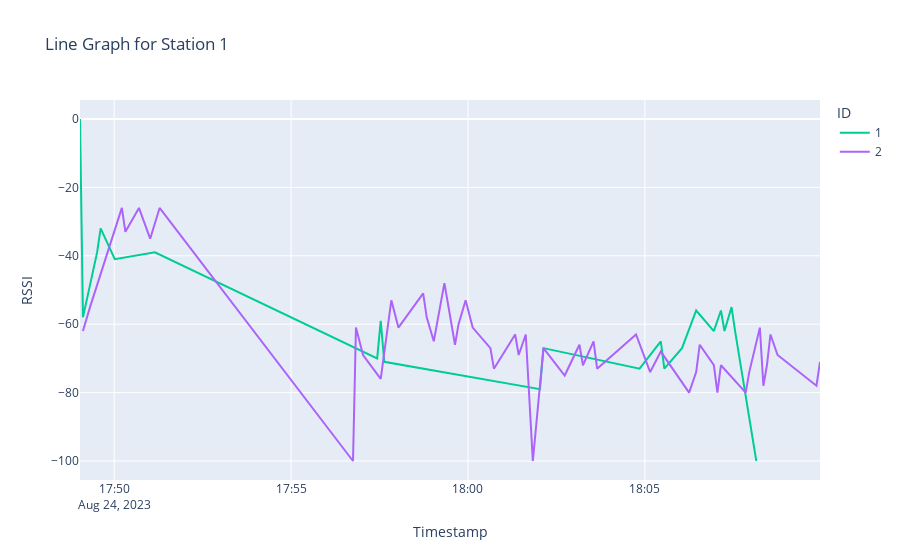
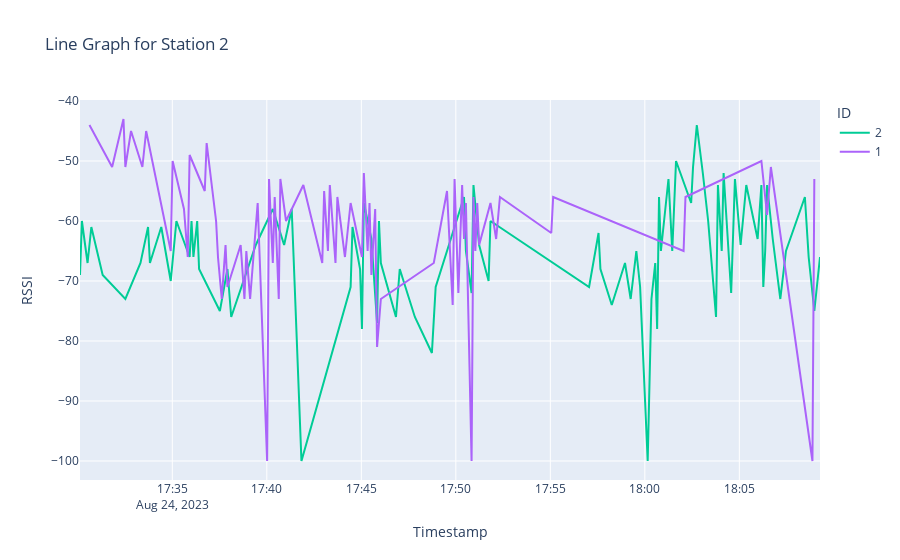
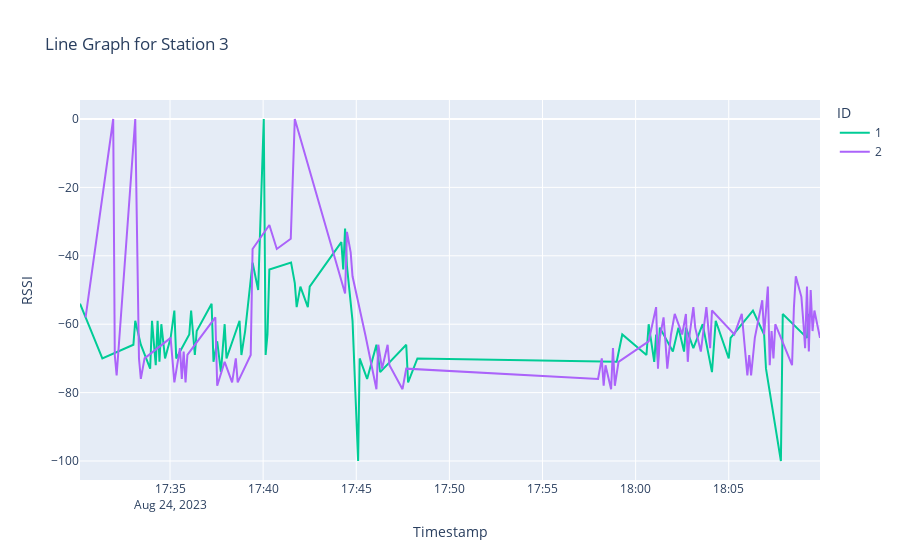

Notebook code cell kept with these figures, in order:
### Code cell
def plot_ble(df,station):
    # Plotly line graph
    color_discrete= {'1': 'tomato', '2': 'conrflowerblue'}

    fig = px.line(df, x='ts', y='rssi', color='id', color_discrete_map=color_discrete,
                  title=f'Line Graph for Station {station}')
    fig.update_layout(xaxis_title='Timestamp', yaxis_title='RSSI', legend_title='ID')
    fig.show()
plot_ble(df1,station =1)
plot_ble(df2, station =2)
plot_ble(df3, station = 3)
